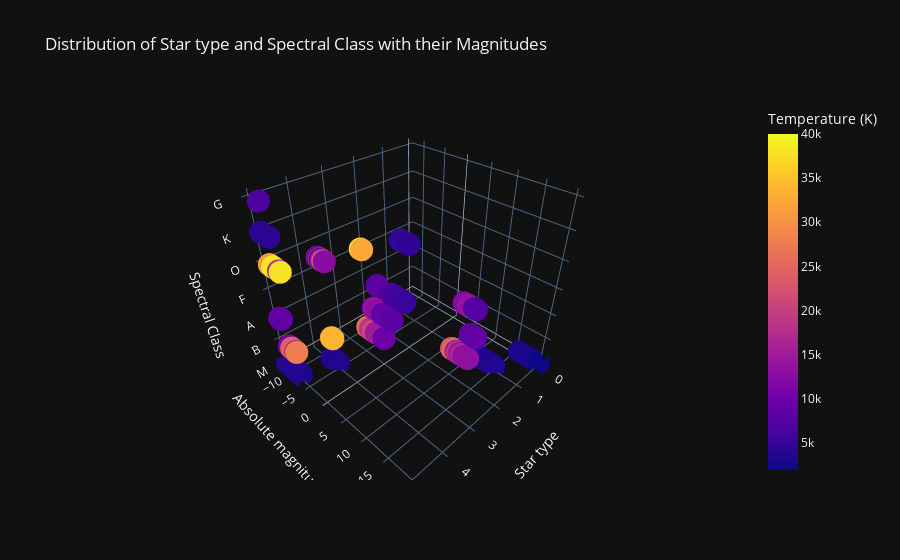

Here is the notebook cell this chart was saved with:
### Code cell
# https://www.kaggle.com/code/d4rklucif3r/spectral-classes-plotly-luciferml-93
fig = px.scatter_3d(data, x='Star type', y='Absolute magnitude(Mv)', z='Spectral Class',
                    color='Temperature (K)', template = 'plotly_dark', title = 'Distribution of Star type and Spectral Class with their Magnitudes')
fig.show()

### Figure 1 — Plotly figure (JSON) as saved in the notebook; plotly's stock layout.template omitted (floating-point values rounded to 4 significant figures; data arrays with more than 128 entries replaced by an {"elided": "..."} marker saying what was removed)
{"data": [{"hovertemplate": "Star type=%{x}<br>Absolute magnitude(Mv)=%{y}<br>Spectral Class=%{z}<br>Temperature (K)=%{marker.color}<extra></extra>", "legendgroup": "", "marker": {"color": {"elided": "240 int values"}, "coloraxis": "coloraxis", "symbol": "circle"}, "mode": "markers", "name": "", "scene": "scene", "showlegend": false, "type": "scatter3d", "x": {"elided": "240 int values"}, "y": {"elided": "240 float values"}, "z": {"elided": "240 str values"}}], "layout": {"coloraxis": {"colorbar": {"title": {"text": "Temperature (K)"}}, "colorscale": [[0, "#0d0887"], [0.1111, "#46039f"], [0.2222, "#7201a8"], [0.3333, "#9c179e"], [0.4444, "#bd3786"], [0.5556, "#d8576b"], [0.6667, "#ed7953"], [0.7778, "#fb9f3a"], [0.8889, "#fdca26"], [1, "#f0f921"]]}, "legend": {"tracegroupgap": 0}, "scene": {"domain": {"x": [0, 1], "y": [0, 1]}, "xaxis": {"title": {"text": "Star type"}}, "yaxis": {"title": {"text": "Absolute magnitude(Mv)"}}, "zaxis": {"title": {"text": "Spectral Class"}}}, "title": {"text": "Distribution of Star type and Spectral Class with their Magnitudes"}}}
